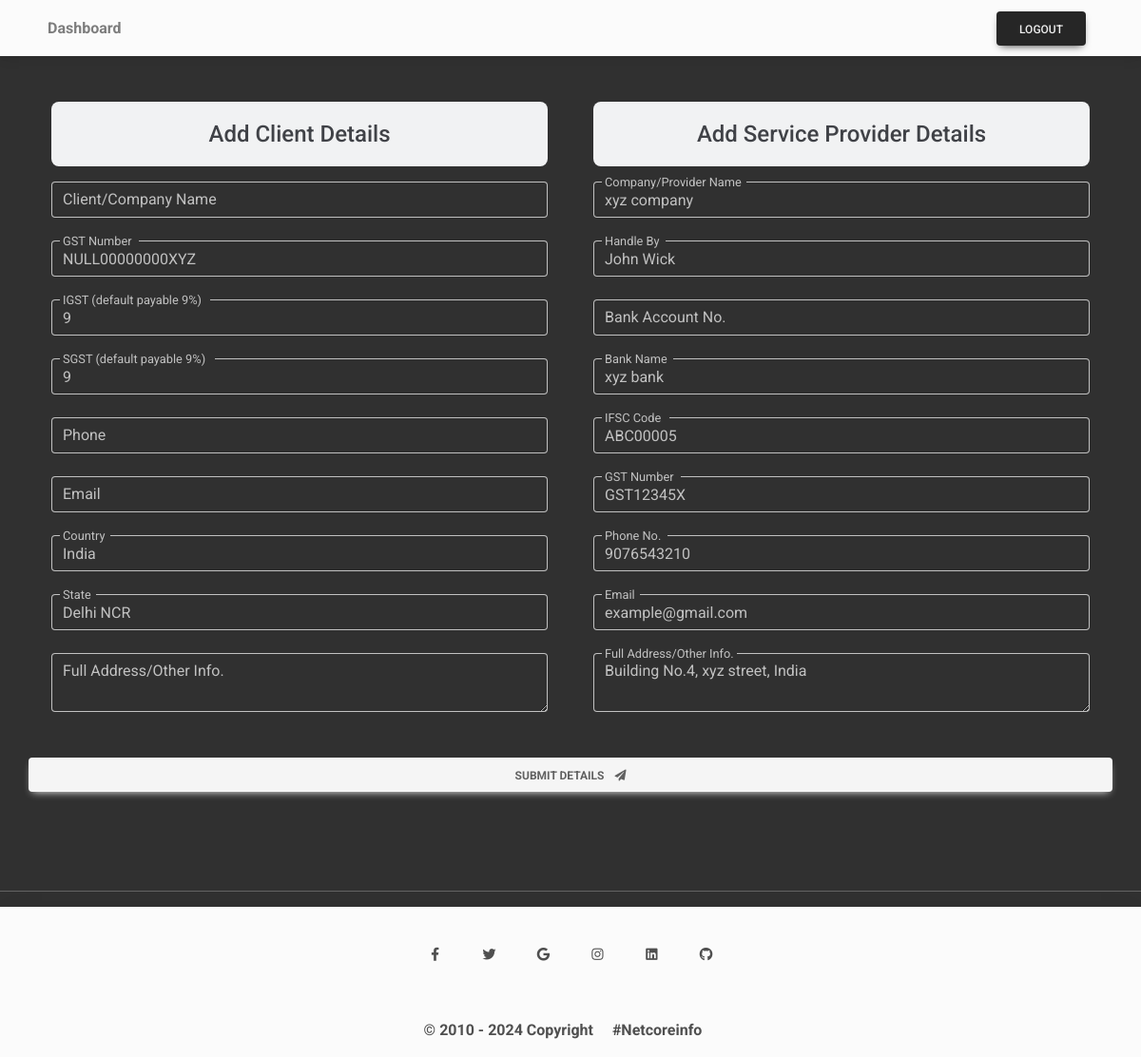
The app's page /add-client/ (signed in), older data.
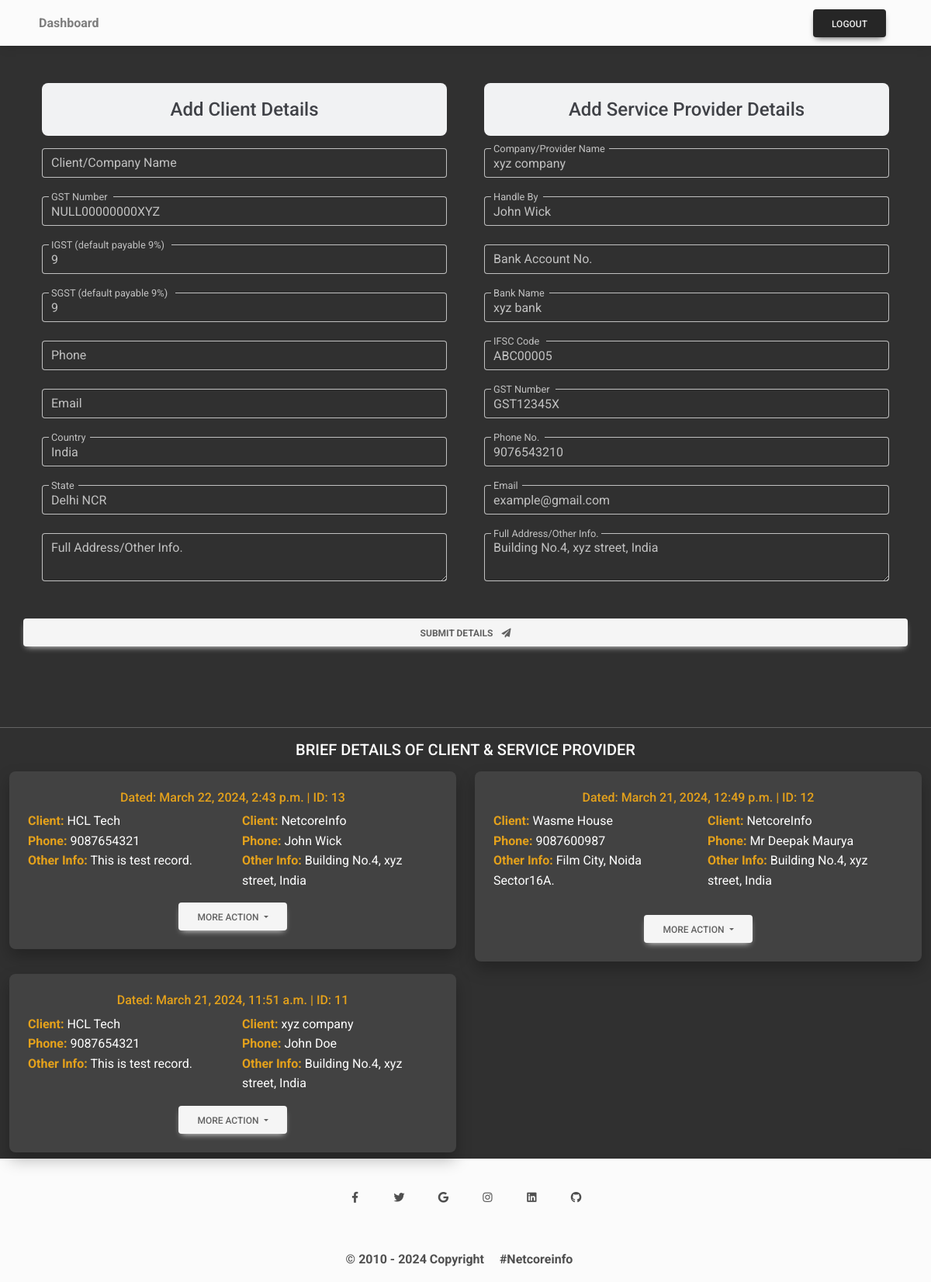
The same page, newer data.
### MainApp/models.py (models this page shows, shortened)
class ClientServiceProvider(models.Model):
    client_comp_name = models.CharField(max_length=120)
    client_gst = models.CharField(max_length=50)
    client_igst = models.SmallIntegerField()
    client_sgst = models.SmallIntegerField()
    client_phone = models.CharField(max_length=20)
    client_email = models.EmailField()
    client_country = models.CharField(max_length=50)
    client_state = models.CharField(max_length=50)
    client_other_info = models.TextField()
    provider_comp_name = models.CharField(max_length=120)
    provider_name = models.CharField(max_length=100)
    provider_acc_no = models.CharField(max_length=100)
    provider_bank_name = models.CharField(max_length=100)
    provider_ifsc = models.CharField(max_length=50)
    provider_gst = models.CharField(max_length=50)
    provider_phone = models.CharField(max_length=20)
    provider_mail = models.EmailField()
    provider_other_info = models.TextField()
    created_at = models.DateTimeField(auto_now_add = True)

### MainApp/views.py (the view, shortened to what this page needs)
# urls.py: path('add-client/', views.add_client, name='add-client'),
@login_required
def add_client(request):
    try:
        all_client_provide = ClientServiceProvider.objects.all()[::-1]
    except ClientServiceProvider.DoesNotExist:
        all_client_provide = None
    context = {"all_client_provide": all_client_provide}
    return render(request, 'add_client.html', context)

### templates/add_client.html (shortened to what this page needs)
{% extends "base.html" %}
{% block body %}
<section>
    <div class="container py-5 ">
        <form method="post">
            <div class="row d-flex">
                <div class="col-md-12 col-lg-6 mb-4 px-4">
                    <h4 class="alert alert-secondary text-center">Add Client Details</h4>
                    <div data-mdb-input-init class="form-outline mb-4">
                        <input type="text" id="form6Example3" class="form-control" name="client_comp_name" minlength="5" required />
                        <label class="form-label" for="form6Example3">Client/Company Name </label>
                    </div>
                    <div data-mdb-input-init class="form-outline mb-4">
                        <input type="text" id="form6Example1" class="form-control" name="client_gst" value={{client_gst|default:'NULL00000000XYZ'}} minlength="15" maxlength="15" required />
                        <label class="form-label" for="form6Example1">GST Number</label>
                    </div>
                    <div data-mdb-input-init class="form-outline mb-4">
                        <input type="number" id="igstExample1" class="form-control" name="client_igst" value="{{ client_igst|default:9 }}" required />
                        <label class="form-label" for="igstExample1">IGST (default payable 9%)</label>
                    </div>
                    <div data-mdb-input-init class="form-outline mb-4">
                        <input type="number" id="sgstExample1" class="form-control" name="client_sgst" value="{{ client_sgst|default:9 }}" required />
                        <label class="form-label" for="sgstExample1">SGST (default payable 9%)</label>
                    </div>
                    <div data-mdb-input-init class="form-outline mb-4">
                        <input type="number" id="form6Example6" class="form-control" name="client_phone" minlength="10" required />
                        <label class="form-label" for="form6Example6">Phone </label>
                    </div>
                    <div data-mdb-input-init class="form-outline mb-4">
                        <input type="email" id="form6Example2" class="form-control" name="client_email" minlength="12" required />
                        <label class="form-label" for="form6Example2">Email</label>
                    </div>
                    <div data-mdb-input-init class="form-outline mb-4">
                        <input type="text" id="form6Example5" class="form-control" name="client_country" value="{{client_country | default:'India'}}" required />
                        <label class="form-label" for="form6Example5">Country</label>
                    </div>
                    <div data-mdb-input-init class="form-outline mb-4">
                        <input type="text" id="form6Example8" class="form-control" name="client_state" value="{{client_state | default:'Delhi NCR'}}" required />
                        <label class="form-label" for="form6Example8">State</label>
                    </div>
                    <div data-mdb-input-init class="form-outline mb-4">
                        <textarea class="form-control" id="form6Example7" rows="2" name="client_other_info" required></textarea>
                        <label class="form-label" for="form6Example7">Full Address/Other Info.</label>
                    </div>
                </div>
                <div class="col-md-12 col-lg-6 mb-4 px-4">
                    <h4 class="alert alert-secondary text-center">Add Service Provider Details</h4>
                    <div data-mdb-input-init class="form-outline mb-4">
                        <input type="text" id="form6Example11" class="form-control" name="provider_comp_name" value="{{provider_comp_name | default:'xyz company'}}" minlength="5" required />
                        <label class="form-label" for="form6Example11">Company/Provider Name</label>
                    </div>
                    <div data-mdb-input-init class="form-outline mb-4">
                        <input type="text" id="form6Example12" class="form-control" name="provider_name" value="{{ provider_name|default:'John Wick' }}" required />
                        <label class="form-label" for="form6Example12">Handle By</label>
                    </div>
                    <div data-mdb-input-init class="form-outline mb-4">
                        <input type="number" id="form6Example13" class="form-control" name="provider_acc_no" required  />
                        <label class="form-label" for="form6Example13">Bank Account No.</label>
                    </div>
                    <div data-mdb-input-init class="form-outline mb-4">
                        <input type="text" id="form6Example14" class="form-control" name="provider_bank_name" value="{{provider_bank_name | default:'xyz bank'}}" required />
                        <label class="form-label" for="form6Example14">Bank Name</label>
                    </div>
                    <div data-mdb-input-init class="form-outline mb-4">
                        <input type="text" id="form6Example15" class="form-control" name="provider_ifsc" value="{{provider_ifsc | default:'ABC00005'}}" required />
                        <label class="form-label" for="form6Example15">IFSC Code</label>
                    </div>
                    <div data-mdb-input-init class="form-outline mb-4">
                        <input type="text" id="form6Example16" class="form-control" name="provider_gst" value="{{provider_gst | default:'GST12345X'}}" minlength="15" maxlength="15" required />
                        <label class="form-label" for="form6Example16">GST Number</label>
                    </div>
                    <div data-mdb-input-init class="form-outline mb-4">
                        <input type="number" id="form6Example17" class="form-control" name="provider_phone" value="{{provider_phone | default:'9076543210'}}" required />
                        <label class="form-label" for="form6Example17">Phone No.</label>
                    </div>
                    <div data-mdb-input-init class="form-outline mb-4">
                        <input type="email" id="form6Example18" class="form-control" name="provider_mail" value="{{provider_mail | default:'example@gmail.com'}}" required minlength="12" />
                        <label class="form-label" for="form6Example18">Email</label>
                    </div>
                    <div data-mdb-input-init class="form-outline mb-4">
                        <textarea class="form-control" id="form6Example19" rows="2" name="provider_other_info" required>{{provider_other_info | default:'Building No.4, xyz street, India'}}</textarea>
                        <label class="form-label" for="form6Example19">Full Address/Other Info.</label>
                    </div>
                </div>
                <button data-mdb-ripple-init type="submit" class="btn btn-light btn-block mb-4 fw-bold">Submit Details <i class="fas fa-paper-plane ml-2"></i></button>
            </div>
        </form>
    </div>
</section>
<hr class="bg-white">
{% if all_client_provide %}
<section>
    <div class="container-fluid">
        <h5 class="card-title text-white text-uppercase text-center my-2">Brief Details Of Client & Service Provider
        </h5>
        <div class="row">
            {% for record in all_client_provide %}
            <div class="col-md-6 my-2">
                <div class="card">
                    <div class="card-body">
                        <h6 class="card-title text-warning text-center">Dated: {{ record.created_at }} | ID: {{ record.id }}</h6>
                        <div class="row">
                            <div class="col-sm-6 mb-3">
                                <ul class="list-unstyled">
                                    <li class="card-text text-white"><b class="text-warning">Client:</b> {{ record.client_comp_name }}</li>
                                    <li class="card-text text-white"><b class="text-warning">Phone:</b> {{ record.client_phone }}</li>
                                    <li class="card-text text-white"><b class="text-warning">Other Info:</b> {{ record.client_other_info|truncatechars:45 }}</li>
                                </ul>
                            </div>
                            <div class="col-sm-6">
                                <ul class="list-unstyled">
                                    <li class="card-text text-white"><b class="text-warning">Client:</b> {{ record.provider_comp_name }}</li>
                                    <li class="card-text text-white"><b class="text-warning">Phone:</b> {{ record.provider_name }}</li>
                                    <li class="card-text text-white"><b class="text-warning">Other Info:</b> {{ record.provider_other_info|truncatechars:45 }}</li>
                                </ul>
                            </div>
                        </div>
                        <div class="text-center">
                            <div class="dropdown">
                                <button class="btn btn-light dropdown-toggle" type="button" id="dropdownMenuButton" data-mdb-dropdown-init data-mdb-ripple-init aria-expanded="false">
                                    More Action
                                </button>
                            </div>
                        </div>
                    </div>
                </div>
            </div>
            {% endfor %}
        </div>
    </div>
</section>
{% endif %}
{% endblock body %}

### templates/base.html (shortened to what this page needs)
{% load static %}
<html lang="en">
<head>
    <link rel="stylesheet" href="https://cdnjs.cloudflare.com/ajax/libs/font-awesome/5.15.4/css/all.min.css" />
    <link href="https://stackpath.bootstrapcdn.com/bootstrap/4.5.2/css/bootstrap.min.css" rel="stylesheet">
    <link href="{% static 'css/mdb.dark.min.css' %}" rel="stylesheet">
</head>
<body hx-headers='{"X-CSRFToken": "{{ csrf_token }}"}'>
<nav class="navbar navbar-expand-lg navbar-light bg-body-tertiary">
    <div class="container">
      <div class="collapse navbar-collapse" id="navbarButtonsExample">
        <ul class="navbar-nav me-auto mb-2 mb-lg-0">
          <li class="nav-item">
            <a class="nav-link fw-bold" href="/">Dashboard</a>
          </li>
        </ul>
        <div class="d-flex align-items-center">
            <a href="{% url 'logout' %}" class="btn btn-dark me-3" role="button" onclick="event.preventDefault(); document.getElementById('logout-form').submit();">
                Logout
            </a>
      </div>
    </div>
  </nav>
  {% block body %}
  {% endblock body %}
<footer class="text-center bg-body-tertiary shadow-5">
    <div class="container pt-4">
        <section class="mb-4">
            <a data-mdb-ripple-init class="btn btn-link btn-floating btn-lg text-body m-1" href="#!" role="button"
                data-mdb-ripple-color="dark"><i class="fab fa-facebook-f"></i></a>
            <a data-mdb-ripple-init class="btn btn-link btn-floating btn-lg text-body m-1" href="#!" role="button"
                data-mdb-ripple-color="dark"><i class="fab fa-twitter"></i></a>
            <a data-mdb-ripple-init class="btn btn-link btn-floating btn-lg text-body m-1" href="#!" role="button"
                data-mdb-ripple-color="dark"><i class="fab fa-google"></i></a>
            <a data-mdb-ripple-init class="btn btn-link btn-floating btn-lg text-body m-1" href="#!" role="button"
                data-mdb-ripple-color="dark"><i class="fab fa-instagram"></i></a>
            <a data-mdb-ripple-init class="btn btn-link btn-floating btn-lg text-body m-1" href="#!" role="button"
                data-mdb-ripple-color="dark"><i class="fab fa-linkedin"></i></a>
            <a data-mdb-ripple-init class="btn btn-link btn-floating btn-lg text-body m-1" href="#!" role="button"
                data-mdb-ripple-color="dark"><i class="fab fa-github"></i></a>
        </section>
    </div>
    <div class="text-center p-3 text-body fw-bold">
        © 2010 - 2024 Copyright
        <a class="text-body mx-3 fw-bold" href="https://mdbootstrap.com/">#Netcoreinfo</a>
    </div>
</footer>
</body>
</html>

### templates/base.html (style rules this page uses)
body, html { overflow-x: hidden; }

Row changes from the older to the newer data that the page shows:
added ClientServiceProvider: created_at "March 22, 2024, 2:43 p.m.", id "13", client_comp_name "HCL Tech", client_phone "9087654321", client_other_info "This is test record.", provider_comp_name "NetcoreInfo", provider_name "John Wick", provider_other_info "Building No.4, xyz street, India"
added ClientServiceProvider: created_at "March 21, 2024, 12:49 p.m.", id "12", client_comp_name "Wasme House", client_phone "9087600987", client_other_info "Film City, Noida Sector16A.", provider_comp_name "NetcoreInfo", provider_name "Mr Deepak Maurya", provider_other_info "Building No.4, xyz street, India"
added ClientServiceProvider: created_at "March 21, 2024, 11:51 a.m.", id "11", client_comp_name "HCL Tech", client_phone "9087654321", client_other_info "This is test record.", provider_comp_name "xyz company", provider_name "John Doe", provider_other_info "Building No.4, xyz street, India"
Text that changed along with them:
text now shown: "BRIEF DETAILS OF CLIENT & SERVICE PROVIDER"
